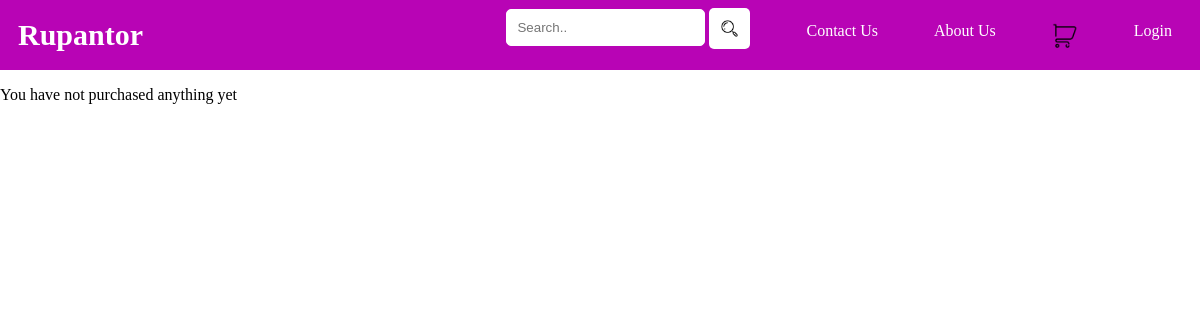
Before: /purchase_history/ with the older database file.
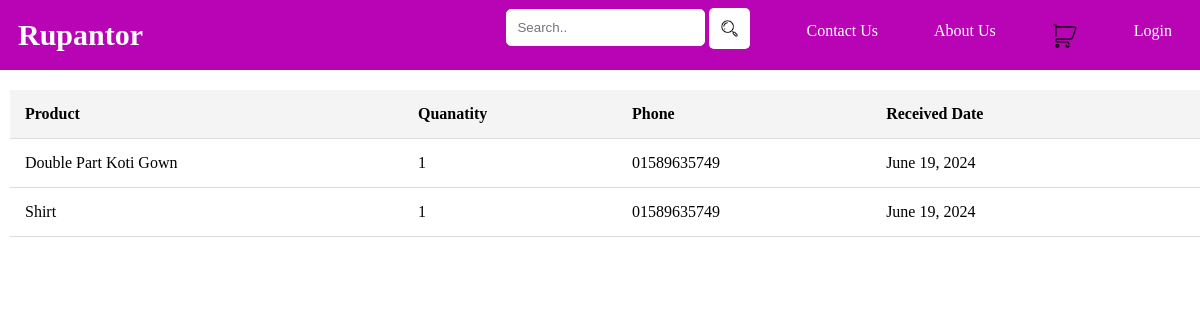
After: the same page with the newer database file.
### management/models.py (models this page shows, shortened)
class ShippedItems(models.Model):
    user = models.ForeignKey(settings.AUTH_USER_MODEL, on_delete=models.CASCADE, null=True, blank=True)
    session_key = models.CharField(max_length=40, null=True, blank=True)
    product = models.CharField(max_length=100, blank=True)
    quantity = models.IntegerField(null=True)
    customerName = models.CharField(max_length=100, null=True)
    customerPhone = models.CharField(max_length=100, null=True)
    customerEmail = models.EmailField(blank=True, null=True)
    receivedDate = models.DateField(default=timezone.now)

### management/views.py (the view)
# urls.py: path('purchase_history/', views.purchase_history, name='purchase_history'),
def purchase_history(request):
    purchaseHistory = ShippedItems.objects.all()
    today = timezone.now().date()
    context = {
        'purchaseHistory': purchaseHistory,
        'today' : today
    }
    template = loader.get_template('purchaseHistory.html')
    return HttpResponse(template.render(context, request))

### management/templates/purchaseHistory.html (shortened to what this page needs)
<!DOCTYPE html>
<html lang="en">
<head>
</head>
<body>
    {% include 'header.html' %}
    <div class="shipped-container">
        {% if purchaseHistory %}
        <table>
            <thead>
                <tr>
                    <th>Product</th>
                    <th>Quanatity</th>
                    <th>Phone</th>
                    <th>Received Date</th>
                    <th></th>
                </tr>
            </thead>
            <tbody>
                {% for item in purchaseHistory %}
                    <tr>
                        <td>{{ item.product }}</td>
                        <td>{{ item.quantity }}</td>
                        <td>{{ item.customerPhone }}</td>
                        <td>{{ item.receivedDate }}</td>
                        <td>
                        </td>
                    </tr>
                {% endfor %}
            </tbody>
        </table>
        {% else %}
            <p>You have not purchased anything yet</p>
        {% endif %}
    </div>
</body>
</html>

### management/templates/header.html (shortened to what this page needs)
<!DOCTYPE html>
<html lang="en">
<head>
    {% load static %}
</head>
<body>
    <nav>
        <ul>
            <li><a href="/" class="home-link">Rupantor</a></li>
            <li>
                <div class="search-container">
                    <form action="{% url 'search' %}" method="get">
                        <input type="text" placeholder="Search.." class="search-box" name="q">
                        <button type="submit" class="search-button"><img src="{% static 'icons-search.png' %}" alt="Cart" style="height:21px; vertical-align:middle;"></button>
                    </form>
                </div>
            </li>
            <li><a href="/contact/">Contact Us</a></li>
            <li><a href="/about_us/">About Us</a></li>
            <li><a href="/cart/"><img src="{% static 'icons-shopping-cart-.png' %}" alt="Cart" style="height:26px; vertical-align:middle;"></a></li>
            {% if request.user.is_authenticated %}
                <li><a href="/logout/">LogOut from {{ user.username }}</a></li>
            {% else %}
                <li><a href="/login/">Login </a></li>
            {% endif %}
        </ul>
    </nav>
</body>
</html>

### management/templates/purchaseHistory.html (style rules this page uses)
table { width: 100%; border-collapse: collapse; margin-top: 20px; margin-left: 10px; }
th, td { padding: 15px; text-align: left; border-bottom: 1px solid #ddd; }
th { background-color: #f4f4f4; }

### management/templates/header.html (style rules this page uses)
body { margin: 0; }
nav { background-color: #B804B5; overflow: hidden; }
ul { list-style-type: none; margin: 0; padding: 0; overflow: hidden; display: flex; justify-content: flex-end; flex-wrap: wrap; }
li:first-child { margin-right: auto; }
li { margin: 8px; }
li a { display: block; color: white; text-align: center; padding: 14px 20px; text-decoration: none; }
.home-link { font-weight: bold; font-size: 30px; color: white; background-color: #B804B5; padding: 10px; }
.search-container { margin-right: 20px; }
.search-box { padding: 10px; border: 1px solid #fff; border-radius: 5px; }
.search-button { background-color: #fff; color: #B804B5; border: none; padding: 10px; border-radius: 5px; cursor: pointer; }

Changed rows visible on the page:
added ShippedItems: product "Double Part Koti Gown", quantity "1", customerPhone "01589635749", receivedDate "June 19, 2024"
added ShippedItems: product "Shirt", quantity "1", customerPhone "01589635749", receivedDate "June 19, 2024"
Other visible differences:
text no longer shown: "You have not purchased anything yet"
text now shown: "Product Quanatity Phone Received Date"
